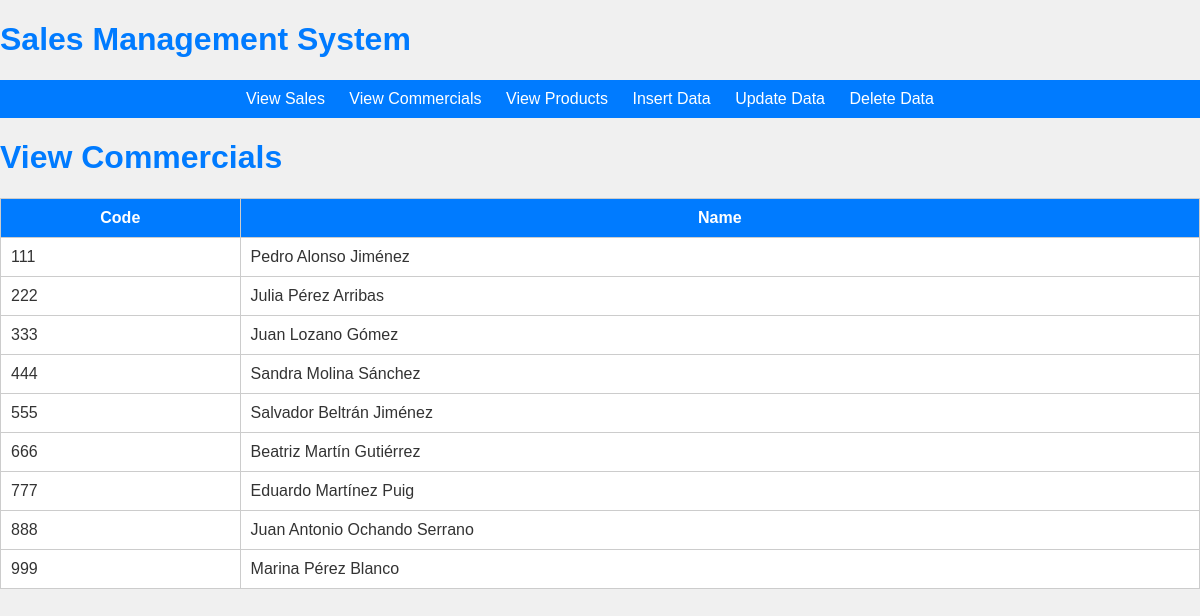
Screenshot of /view_commercials.php with the database file from the repository.
### tables this page shows
create table IF NOT EXISTS Comerciales (
	codigo		varchar(3) primary key,
	nombre		varchar(30) not null,
	salario		float not null,
	hijos		int not null,
	fNacimiento	date not null
	);

### view_commercials.php (the view, shortened to what this page needs)
<?php
include 'index.php';
$db = connectDB();
function getCommercials($db) {
    $query = "SELECT codigo, nombre FROM Comerciales";
    $stmt = $db->prepare($query);
    $stmt->execute();
    return $stmt->fetchAll(PDO::FETCH_ASSOC);
}
$commercials = getCommercials($db);
?>
<!DOCTYPE html>
<html>
<head>
    <link rel="stylesheet" type="text/css" href="styles.css">
</head>
<body>
<h1>View Commercials</h1>
<table>
    <tr>
        <th>Code</th>
        <th>Name</th>
    </tr>
    <?php foreach ($commercials as $commercial) : ?>
        <tr>
            <td><?php echo $commercial['codigo']; ?></td>
            <td><?php echo $commercial['nombre']; ?></td>
        </tr>
    <?php endforeach; ?>
</table>
</body>
</html>

### index.php (shortened to what this page needs)
<!DOCTYPE html>
<html>
<head>
</head>
<body>
<h1>Sales Management System</h1>
<link rel="stylesheet" type="text/css" href="styles.css">
<nav>
    <ul>
        <li><a href="view_sales.php">View Sales</a></li>
        <li><a href="view_commercials.php">View Commercials</a></li>
        <li><a href="view_products.php">View Products</a></li>
        <li><a href="insert_data.php">Insert Data</a></li>
        <li><a href="update_data.php">Update Data</a></li>
        <li><a href="delete_data.php">Delete Data</a></li>
    </ul>
</nav>
</body>
</html>

### styles.css (style rules this page uses)
body { font-family: Arial, sans-serif; background-color: #f0f0f0; color: #333; margin: 0; padding: 0; }
h1 { color: #007BFF; }
nav { background-color: #007BFF; text-align: center; padding: 10px 0; }
nav ul { list-style: none; padding: 0; margin: 0; }
nav li { display: inline; margin-right: 20px; }
nav a { text-decoration: none; color: #fff; }
table { width: 100%; border-collapse: collapse; background-color: #fff; margin-top: 20px; border: 1px solid #ccc; }
table th, table td { padding: 10px; border: 1px solid #ccc; }
table th { background-color: #007BFF; color: #fff; }
a { color: #007BFF; text-decoration: none; }

### rows the page displays
comerciales: codigo "111", nombre "Pedro Alonso Jiménez"
comerciales: codigo "222", nombre "Julia Pérez Arribas"
comerciales: codigo "333", nombre "Juan Lozano Gómez"
comerciales: codigo "444", nombre "Sandra Molina Sánchez"
comerciales: codigo "555", nombre "Salvador Beltrán Jiménez"
comerciales: codigo "666", nombre "Beatriz Martín Gutiérrez"
comerciales: codigo "777", nombre "Eduardo Martínez Puig"
comerciales: codigo "888", nombre "Juan Antonio Ochando Serrano"
comerciales: codigo "999", nombre "Marina Pérez Blanco"
